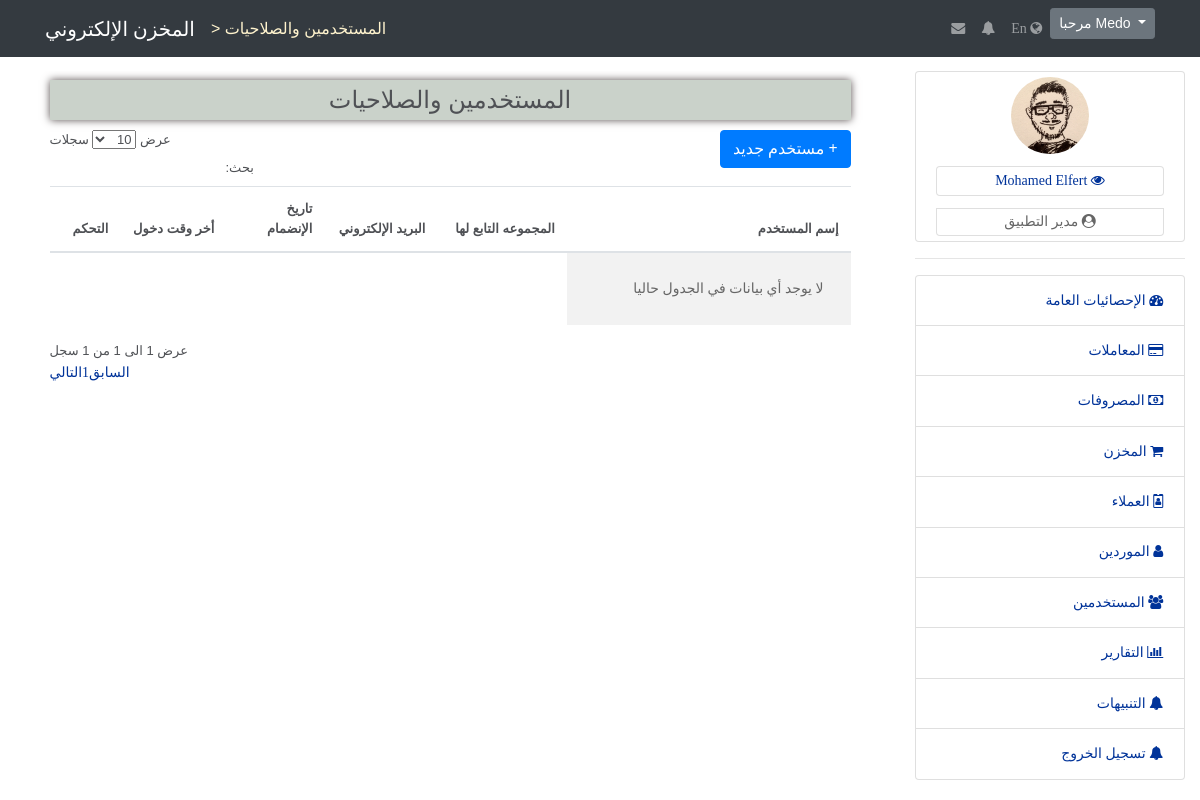
/users, run on an earlier commit of the app's database.
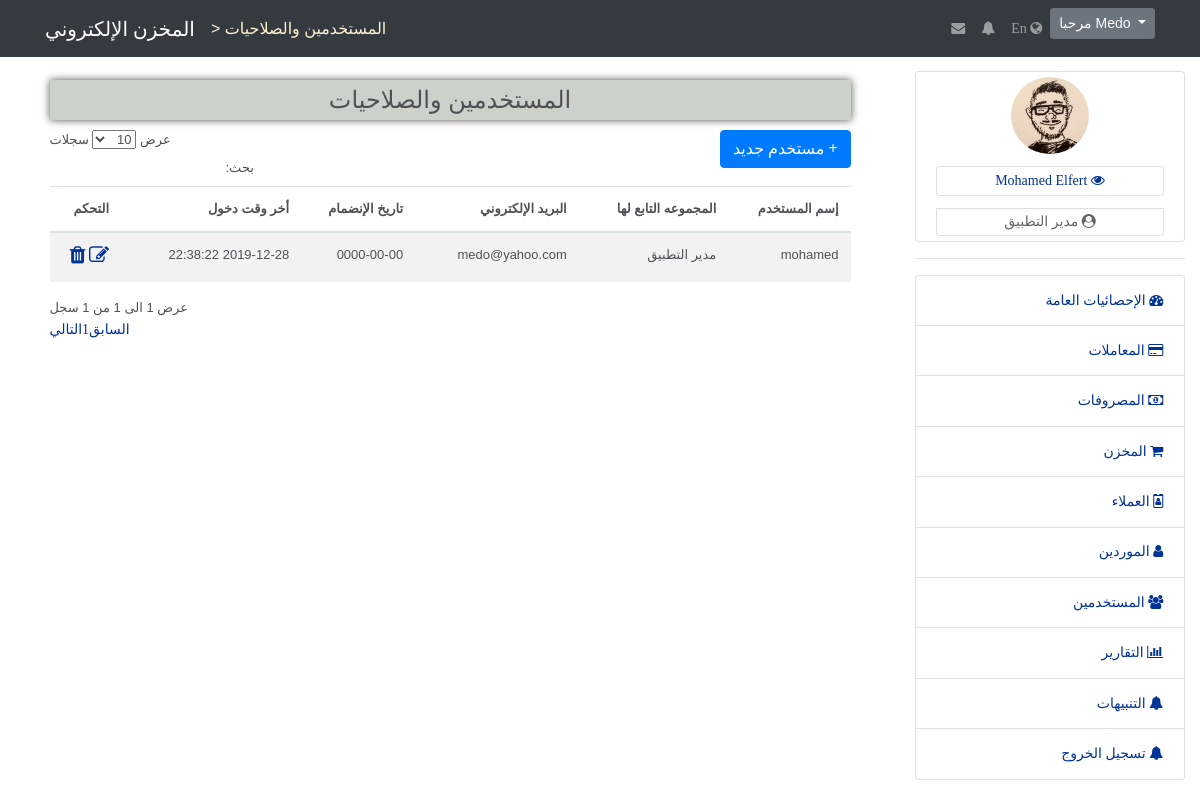
And on a later commit of the database.
### tables this page shows
CREATE TABLE `app_users` (
  `UserId` int(10) UNSIGNED NOT NULL,
  `Username` varchar(12) NOT NULL,
  `Password` char(60) NOT NULL,
  `Email` varchar(40) NOT NULL,
  `PhoneNumber` varchar(15) DEFAULT NULL,
  `SubscriptionDate` date NOT NULL,
  `LastLogin` datetime NOT NULL,
  `GroupId` tinyint(1) UNSIGNED NOT NULL,
  `Status` tinyint(1) NOT NULL DEFAULT 1
);

CREATE TABLE `app_users_groups` (
  `GroupId` tinyint(1) UNSIGNED NOT NULL,
  `GroupName` varchar(20) NOT NULL
);

### app/controllers/abstractcontroller.php (called while the page is built, shortened)
<?php
class AbstractController
{
    protected $_controller;
    protected $_action;
    protected $_template;
    protected $_registry;
    protected $_data = [];
    public function setController($controllerName){
        $this->_controller = $controllerName;
    }
    public function setAction($actionName){
        $this->_action = $actionName;
    }
    public function setTemplate($template){
        $this->_template = $template;
    }
    public function setRegistry($registry){
        $this->_registry = $registry;
    }
    protected function _view(){
        $view = VIEWS_PATH . $this->_controller . DS . $this->_action . '.view.php';
        $this->_data = array_merge($this->_data,$this->language->getDictionary());
        $this->_template->setRegistry($this->_registry);
        $this->_template->setActionViewFile($view);
        $this->_template->setAppData($this->_data);
        $this->_template->renderApp();
    }
}

### app/controllers/userscontroller.php (called while the page is built, shortened)
<?php
class UsersController extends AbstractController
{
    public function defaultAction()
    {
        $this->_data['users'] = UsersModel::getAll();
        $this->_view();
    }
}

### app/lib/frontcontroller.php (called while the page is built, shortened)
<?php
class FrontController
{
    private $_controller = 'index';
    private $_action     = 'default';
    private $_params     = array();
    private $_registry;
    private $_template;
    public function __construct(Template $template , Registry $registry)
    {
        $this->_template = $template;
        $this->_registry = $registry;
    }
    private function _parseUrl(){
        $url = explode('/',trim(parse_url($_SERVER['REQUEST_URI'],PHP_URL_PATH),'/'),3);
        if (isset($url[0]) && $url[0] != ''){
            $this->_controller = $url[0];
        }
    }
    public function dispatch(){
        $actionName = $this->_action .'Action';
        $controller = new $controllerClassName();
        $controller->setController($this->_controller);
        $controller->setAction($this->_action);
        $controller->setparams($this->_params);
        $controller->setTemplate($this->_template);
        $controller->setRegistry($this->_registry);
        $controller->$actionName();
    }
}

### public/index.php (called while the page is built, shortened)
<?php
require APP_PATH . DS . 'lib' . DS . 'autoload.php';
$session = new SessionManager();
$session->start();
if(!isset($session->lang)){
    $session->lang = APP_DEFAULT_LANGUAGE;
}
$template_parts = require '..' . DS . 'app' . DS . 'config' . DS . 'templateconfig.php';
$template  = new Template($template_parts);
$language  = new Language();
$messenger = Messenger::getInstance($session);
$registry = Registry::getInstance();
$registry->session   = $session;
$registry->language  = $language;
$registry->messenger = $messenger;
$frontController = new FrontController($template,$registry);
$frontController->dispatch();

### app/lib/template/templatehelper.php (called while the page is built, shortened)
<?php
trait TemplateHelper
{
    public function matchUrl($url)
    {
       return parse_url($_SERVER['REQUEST_URI'],PHP_URL_PATH) === $url;
    }
}

### app/lib/autoload.php (called while the page is built, shortened)
<?php
class Autoload
{
    public static function autoload($className){
        $className = str_replace('PHPMVC' , '' , $className);
        $className = str_replace('\\' , '/' , $className);
        $className = $className . '.php';
        $className = strtolower($className);
    }
}

### app/lib/database/databasehandler.php (called while the page is built, shortened)
<?php
abstract class DatabaseHandler
{
    public static function factory()
    {
        $driver = DATABASE_CONN_DRIVER;
        if ($driver == self::DATABASE_DRIVER_PDO) {
            return PDODatabaseHandler::getInstance();
        } elseif ($driver == self::DATABASE_DRIVER_MYSQLI) {
            return MySQLiDatabaseHandler::getInstance();
        }
    }
}

### app/lib/database/pdodatabasehandler.php (called while the page is built, shortened)
<?php
class PDODatabaseHandler extends DatabaseHandler
{
    private static $_instance;
    private static $_handler;
    public function __call($name,$arguments){
        return call_user_func_array(array(&self::$_handler, $name),$arguments);
    }
    protected static function init()
    {
        try{
            self::$_handler = new \PDO('mysql://hostname=' . DATABASE_HOST_NAME . ';dbname=' . DATABASE_DB_NAME,
                                        DATABASE_USERNAME,DATABASE_PASSWORD,
                array(\PDO::ATTR_ERRMODE => \PDO::ERRMODE_WARNING, \PDO::MYSQL_ATTR_INIT_COMMAND => 'SET NAMES UTF8'));
        }catch(\PDOException $e){
            echo 'Sorry your may not have access to the database server.';
        }
    }
    public static function getInstance()
    {
        if(self::$_instance === null){
            self::$_instance  = new self();
        }
        return self::$_instance;
    }
}

### app/models/abstractmodel.php (called while the page is built, shortened)
<?php
class AbstractModel
{
    public static function get($sql,$options = array())
    {
        $stmt = DatabaseHandler::factory()->prepare($sql);
        $stmt->execute();
        if(method_exists(get_called_class(), '__construct')) {
            $results = $stmt->fetchAll(\PDO::FETCH_CLASS | \PDO::FETCH_PROPS_LATE, get_called_class(), array_keys(static::$tableSchema));
        } else {
            $results = $stmt->fetchAll(\PDO::FETCH_CLASS, get_called_class());
        }
        if ((is_array($results) && !empty($results))) {
            return new \ArrayIterator($results);
        };
        return false;
    }
}

### app/models/usersmodel.php (called while the page is built, shortened)
<?php
class UsersModel extends AbstractModel
{
    protected static $tableName = 'app_users';
    public static function getAll()
    {
        return self::get(
            'SELECT * FROM ' . self::$tableName . ' INNER JOIN app_users_groups ON ' . self::$tableName . ' .GroupId = app_users_groups.GroupId'
        );
    }
}

### app/views/users/default.view.php (the view)
<div class="main_div">
    <div class="show_info" style="width: 90%;">
        <table class="table table-striped custab data">
            <thead>
                <legend style="background: #cad2ca;padding: 10px;text-align: center; margin-bottom: 10px;box-shadow: 0 0 8px #574E4E;"> <?= $title ?> </legend>
                <a href="/users/add" class="btn btn-primary btn-xs pull-right"><b>&plus;</b> <?= $text_add_user ?> </a>
                <tr>
                    <th> <?= $text_username ?> </th>
                    <th> <?= $text_user_group ?> </th>
                    <th> <?= $text_user_email ?> </th>
                    <th> <?= $text_subscription_date ?> </th>
                    <th> <?= $text_last_login ?></th>
                    <th> <?= $text_options ?> </th>
                </tr>
            </thead>
            <tbody>
            <?php
            if ($users !== false){
                foreach($users as $user){
            ?>
                <tr>
                    <td><?= $user->Username?></td>
                    <td><?= $user->GroupName?></td>
                    <td><?= $user->Email?></td>
                    <td><?= $user->SubscriptionDate?></td>
                    <td><?= $user->LastLogin?></td>
                    <td>
                        <a href="/users/edit/<?= $user->UserId ?>"><i class="fa fa-edit" style="font-size:20px"></i></a>
                        <a href="/users/delete/<?= $user->UserId ?>" onclick="if(!confirm('<?= $text_delete_confirm ?>')) return false"><i class="fa fa-trash" style="font-size:20px"></i></a>
                    </td>
                </tr>
            <?php
                }
            }else{
            ?>
                <td colsapan="6"><p> <?= $text_no_data ?> </p></td>
            <?php
            }
            ?>
            </tbody>
        </table>
    </div>
</div>

### app/lib/template/template.php (shortened to what the changed rows need)
<?php
class Template
{
    private $_templateParts;
    private $_action_view;
    public function __construct(array $parts)
    {
        $this->_templateParts = $parts;
    }
    public function setActionViewFile($actionViewPath)
    {
        $this->_action_view = $actionViewPath;
    }
    private function renderTemplateHeaderStart()
    {
        require TEMPLATE_PATH . 'templateheaderstart.php';
    }
    private function renderTemplateHeaderEnd()
    {
        require TEMPLATE_PATH . 'templateheaderend.php';
    }
    private function renderTemplateFooter()
    {
        require TEMPLATE_PATH . 'templatefooter.php';
    }
    private function renderTemplateBlocks()
    {
        if(!array_key_exists('template',$this->_templateParts)){
            echo '
                    <div style="background: #ce5656;padding: 5px;text-align: center">
                        <h1> Sorry You Have To Define The Template Blocks :( </h1>
                    </div>
                ';
        }else{
            $parts = $this->_templateParts['template'];
            if(!empty($parts)){
                foreach($parts as $partKey => $file){
                    if($partKey === ':view'){
                        require $this->_action_view;
                    }else{
                        require $file;
                    }
                }
            }
        }
    }
    private function renderHeaderResources()
    {
        $output = '';
        if(!array_key_exists('header_resources',$this->_templateParts)){
            echo '
                    <div style="background: #ce5656;padding: 5px;text-align: center">
                        <h1> Sorry You Have To Define The Header Resources :( </h1>
                    </div>
                ';
        }else{
            $resources = $this->_templateParts['header_resources'];
            $css = $resources['css'];
            if(!empty($css)){
                foreach($css as $cssKey => $path){
                    $output .= '<link type="text/css" rel="stylesheet" href="' . $path . '">';
                }
            }
            $js = $resources['js'];
            if(!empty($js)){
                foreach($js as $jsKey => $path){
                    $output .= '<script  src="' . $path . '"></script>';
                }
            }
        }
        echo $output;
    }
    public function renderApp()
    {
        $this->renderHeaderResources();
        $this->renderTemplateBlocks();
    }
}

### app/template/nav.php (shortened to what the changed rows need)
<nav class="navbar navbar-expand-lg navbar-dark bg-dark fixed-top">
    <div class="container">
        <a class="navbar-brand" href="/"><?= $text_logo ?></a>
        <h6 style="color: #fff3cd">
            <?php if(isset($title)) :  ?>
                <?= ' > ' . $title ?>
            <?php endif; ?>
        </h6>
        <div class="collapse navbar-collapse" id="navbarResponsive">
            <ul class="navbar-nav ml-auto">
                <li class="nav-item">
                    <a href="/messages" class="language_switch nav-link"><i class="fa fa-envelope"></i></a>
                </li>
                <li class="nav-item">
                    <a href="javascript:;" class="language_switch notifications nav-link"><i class="fa fa-bell"></i></a>
                </li>
                <li class="nav-item">
                    <a href="/language" class="language_switch nav-link"><span><?= $_SESSION['lang'] == 'ar' ? 'En' : 'عربي' ?></span> <i class="fa fa-globe"></i></a>
                </li>
            </ul>
            <div class="dropdown">
                <button class="btn btn-secondary btn-sm dropdown-toggle" type="button" data-toggle="dropdown" aria-haspopup="true" aria-expanded="false">
                    <span><?= $text_welcome ?> Medo</span>
                </button>
            </div>
        </div>
    </div>
</nav>

### app/template/sidbar.php (shortened to what the changed rows need)
<aside class="col-lg-3 sidbar">
    <div>
        <div class="list-group">
            <div class="list-group-item" style="text-align:center">
                <img src="/images/avatar/avatar1.jpg" style="width:30%;border-radius:50%;">
                <p><a href="/users/profile" class="list-group-item" style="padding:2px"><i class="fa fa-eye"></i>  Mohamed Elfert  </a></p>
                <p class="list-group-item" style="padding:1px"><i class="fa fa-user-circle"></i>  <?= $text_app_manager ?>  </p>
            </div>
        </div>
    </div>
    <hr>
    <div>
        <div class="list-group">
            <li class="nav-item list-group-item <?= ($this->matchUrl('/') === true)  ? 'selected' : '' ?>">
                <a class="nav-link collapsed" href="/">
                    <i class="fa fa-dashboard"></i>
                    <span><?= $text_general_statistics ?></span>
                </a>
            </li>
            <li class="nav-item list-group-item">
                <a class="nav-link collapsed" href="#" data-toggle="collapse" data-target="#collapseOne" aria-expanded="true" aria-controls="collapseOne">
                    <i class="fa fa-credit-card"></i>
                    <span><?= $text_transactions ?></span>
                </a>
            </li>
            <li class="nav-item list-group-item">
                <a class="nav-link collapsed" href="#" data-toggle="collapse" data-target="#collapseTwo" aria-expanded="true" aria-controls="collapseTwo">
                    <i class="fa fa-money"></i>
                    <span><?= $text_expenses ?></span>
                </a>
            </li>
            <li class="nav-item list-group-item">
                <a class="nav-link collapsed" href="#" data-toggle="collapse" data-target="#collapseThree" aria-expanded="true" aria-controls="collapseThree">
                    <i class="fa fa-shopping-cart"></i>
                    <span><?= $text_store ?></span>
                </a>
            </li>
            <li class="nav-item list-group-item <?= ($this->matchUrl('/clients') === true)  ? 'selected' : '' ?>">
                <a class="nav-link collapsed" href="/clients">
                    <i class="fa fa-id-badge"></i>
                    <span><?= $text_clients ?></span>
                </a>
            </li>
            <li class="nav-item list-group-item <?= ($this->matchUrl('/suppliers') === true)  ? 'selected' : '' ?>">
                <a class="nav-link collapsed" href="/suppliers">
                    <i class="fa fa-user"></i>
                    <span><?= $text_suppliers ?></span>
                </a>
            </li>
            <li class="nav-item list-group-item">
                <a class="nav-link collapsed" href="#" data-toggle="collapse" data-target="#collapseSex" aria-expanded="true" aria-controls="collapseSex">
                    <i class="fa fa-group"></i>
                    <span><?= $text_users ?></span>
                </a>
            </li>
            <li class="nav-item list-group-item <?= ($this->matchUrl('/reports') === true)  ? 'selected' : '' ?>">
                <a class="nav-link collapsed" href="/reports">
                    <i class="fa fa-bar-chart"></i>
                    <span><?= $text_reports ?></span>
                </a>
            </li>
            <li class="nav-item list-group-item <?= ($this->matchUrl('/notifications') === true)  ? 'selected' : '' ?>">
                <a class="nav-link collapsed" href="/notifications">
                    <i class="fa fa-bell"></i>
                    <span><?= $text_notifications ?></span>
                </a>
            </li>
            <li class="nav-item list-group-item <?= ($this->matchUrl('/auth/logout') === true)  ? 'selected' : '' ?>">
                <a class="nav-link collapsed" href="/auth/logout">
                    <i class="fa fa-bell"></i>
                    <span><?= $text_log_out ?></span>
                </a>
            </li>
        </div>
    </div>
</aside>
<div class="action_view">

What changed in the data, as far as the page shows it:
added app_users: Username "mohamed", GroupId.GroupName "مدير التطبيق", Email "medo@yahoo.com", SubscriptionDate "0000-00-00", LastLogin "2019-12-28 22:38:22"
Also different on the page:
list line gone: "لا يوجد أي بيانات في الجدول حاليا"
